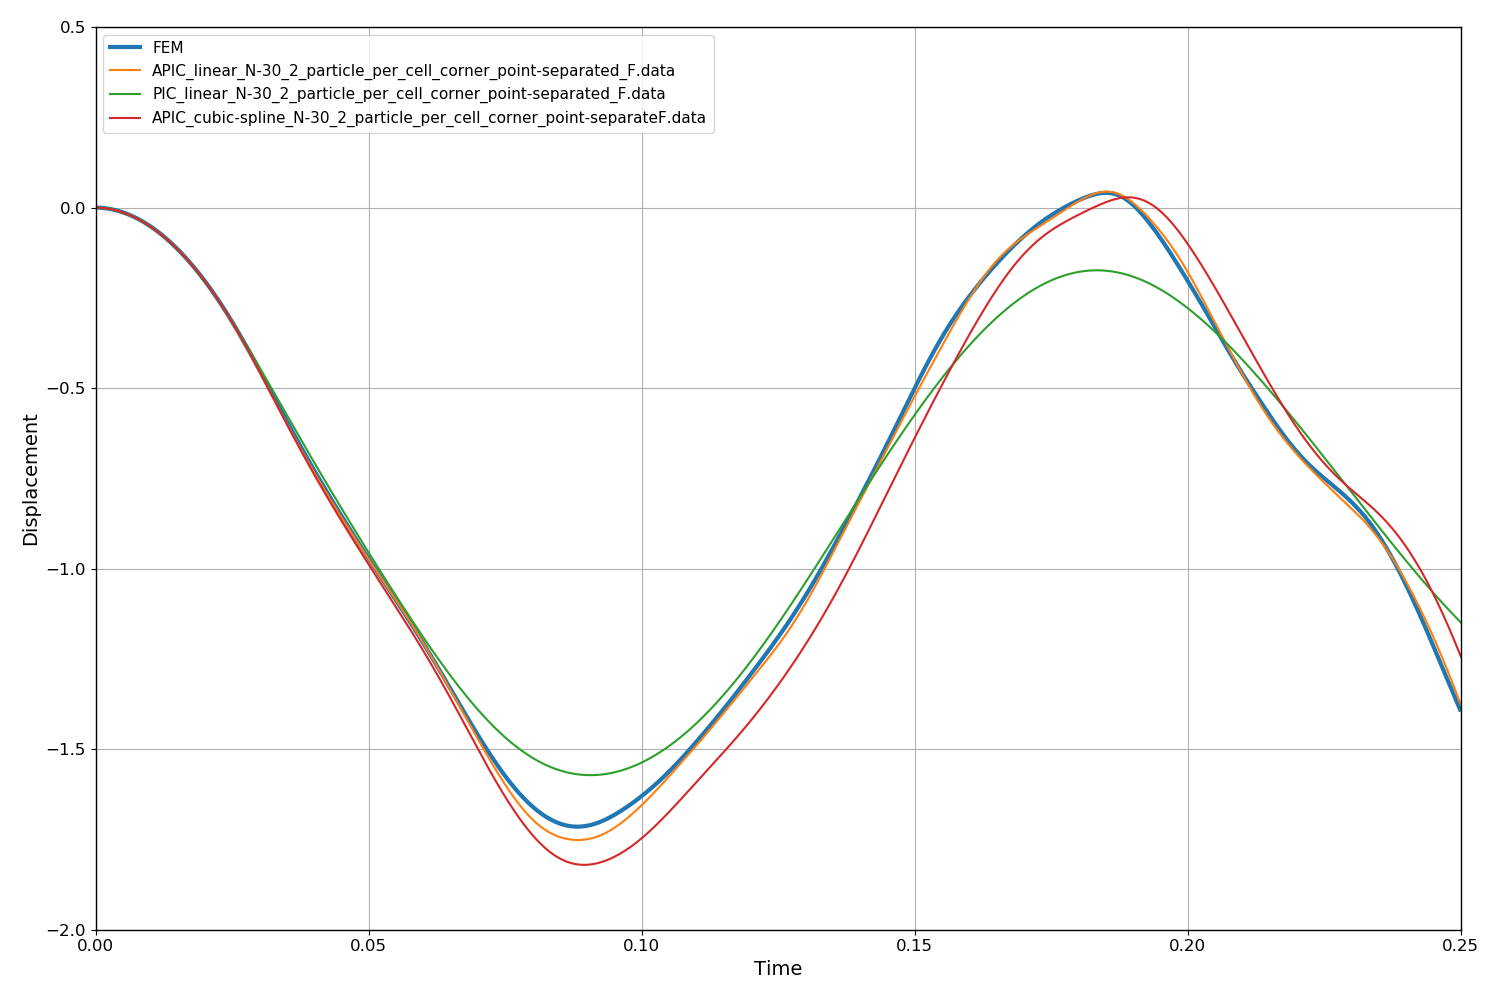

The Python source for this figure:
import numpy as np
from scipy import math
from numpy.random import random
from scipy.spatial import cKDTree
import matplotlib.pyplot as plt
import pylab as pylab
import glob 
import matplotlib.ticker as mtick
import matplotlib.colors as mcol
import time
import argparse

parser = argparse.ArgumentParser(description='Plot the evolution of variables.',
                                 add_help=False,
                                 formatter_class=argparse.RawDescriptionHelpFormatter)


parser.add_argument('--quiet', '-q', action='store_const', const=True, default=False,
                    help='do not show plot.')
args = parser.parse_args()

#-------  Setup fonts
plt.rc('font',family='Helvetica',size=14)
plt.rc('xtick', labelsize=12)
plt.rc('ytick', labelsize=12)
plt.rc('axes',linewidth=1.)
plt.rc('pdf',fonttype=3)
plt.rc('mathtext',fontset='stixsans')
plt.rc("figure", facecolor="none")

markersize = 6


#-------------------------------------------------------------
# Dimer 5: Read Data

fnames = ['FLIP_99_linear_N-10_1_particle_per_cell.data','FLIP_99_cubic-spline_N-10_1_particle_per_cell.data','FLIP_99_cubic-spline_N-20_1_particle_per_cell.data','FLIP_99_linear_N-20_1_particle_per_cell.data','FLIP_99_linear_N-30_1_particle_per_cell.data','FLIP_99_cubic-spline_N-30_1_particle_per_cell.data','FLIP_99_linear_N-10_2_particle_per_cell.data','FLIP_99_cubic-spline_N-10_2_particle_per_cell.data','FLIP_99_cubic-spline_N-20_2_particle_per_cell.data']
fnames = ['FLIP_99_linear_N-30_1_particle_per_cell.data','FLIP_99_cubic-spline_N-30_1_particle_per_cell.data','FLIP_99_linear_N-10_2_particle_per_cell.data','FLIP_99_cubic-spline_N-10_2_particle_per_cell.data','FLIP_99_cubic-spline_N-20_2_particle_per_cell.data','APIC_cubic-spline_N-20_2_particle_per_cell.data','APIC_linear_N-20_2_particle_per_cell.data','APIC_linear_N-20_2_particle_per_cell-separated_F.data']
fnames = ['FLIP_99_linear_N-30_1_particle_per_cell.data','APIC_cubic-spline_N-20_2_particle_per_cell.data','APIC_linear_N-20_2_particle_per_cell.data','APIC_linear_N-20_2_particle_per_cell-separated_F.data','APIC_cubic-spline_N-20_2_particle_per_cell-separated_F.data']
fnames = ['FLIP_99_linear_N-30_1_particle_per_cell.data','APIC_cubic-spline_N-20_2_particle_per_cell.data','APIC_cubic-spline_N-20_2_particle_per_cell-separated_F.data', 'FLIP99_linear_N-30_1_particle_per_cell-separated_F.data', 'FLIP99_cubic-spline_N-30_1_particle_per_cell-separated_F.data','FLIP99_cubic-spline_N-30_1_particle_per_cell.data','FLIP99_linear_N-30_1_particle_per_cell_central_point.data','FLIP99_cubic-spline_N-30_1_particle_per_cell_central_point.data']
fnames = ['FLIP_99_linear_N-30_1_particle_per_cell.data','APIC_cubic-spline_N-20_2_particle_per_cell.data','APIC_linear_N-20_2_particle_per_cell.data','APIC_linear_N-20_2_particle_per_cell-separated_F.data','APIC_cubic-spline_N-20_2_particle_per_cell-separated_F.data']
fnames = ['FLIP_99_linear_N-30_1_particle_per_cell.data','FLIP_99_cubic-spline_N-30_1_particle_per_cell.data','FLIP99_linear_N-30_1_particle_per_cell_central_point.data','FLIP99_cubic-spline_N-30_1_particle_per_cell_central_point.data']
fnames = ['FLIP99_linear_N-30_1_particle_per_cell_central_point.data','FLIP99_cubic-spline_N-30_1_particle_per_cell_central_point.data','APIC_cubic-spline_N-30_1_particle_per_cell_central_point-separateF.data','FEM.data','APIC_linear_N-30_2_particle_per_cell_central_point-separated_F.data','APIC_linear_N-30_2_particle_per_cell_corner_point-separated_F.data']
fnames = ['FEM.data','APIC_linear_N-30_2_particle_per_cell_corner_point-separated_F.data','PIC_linear_N-30_2_particle_per_cell_corner_point-separated_F.data','APIC_cubic-spline_N-30_2_particle_per_cell_corner_point-separateF.data']#,'FLIP_99_linear_N-30_2_particle_per_cell_corner_point-separated_F.data','PIC_cubic_spline_N-30_2_particle_per_cell_corner_point-separated_F.data','FLIP_99_cubic-spline_N-30_2_particle_per_cell_corner_point-separated_F.data']
dat = [pylab.genfromtxt(f,skip_header=1) for f in fnames]

x=[]
y=[]

fig = plt.figure(figsize=(15, 10),facecolor='white')
ax = plt.subplot2grid((1, 1), (0, 0))

lw = 1.5

for i, f in enumerate(fnames):
    if f=='SPH.data':
        x = dat[i][:,0]
        y = dat[i][:,1]
        ax.plot(x, y, label='SPH',linewidth=lw)
    elif f=='FEM.data':
        x = dat[i][:,0]*1e3
        y = dat[i][:,1]
        ax.plot(x, y, label='FEM',linewidth=2*lw)
    else:
        x = dat[i][:,2]
        y = dat[i][:,6]
        ax.plot(x, y, label=f,linewidth=lw)
        
ax.set_xlabel('Time')
ax.set_ylabel('Displacement')
ax.set_ylim(-2,0.5)
ax.set_xlim(0,0.25)

ax.legend(loc=2, prop={'size': 11})
plt.tight_layout()
plt.grid(True)
plt.savefig('./plot.png', format='png')
if args.quiet == False:
    plt.show()
